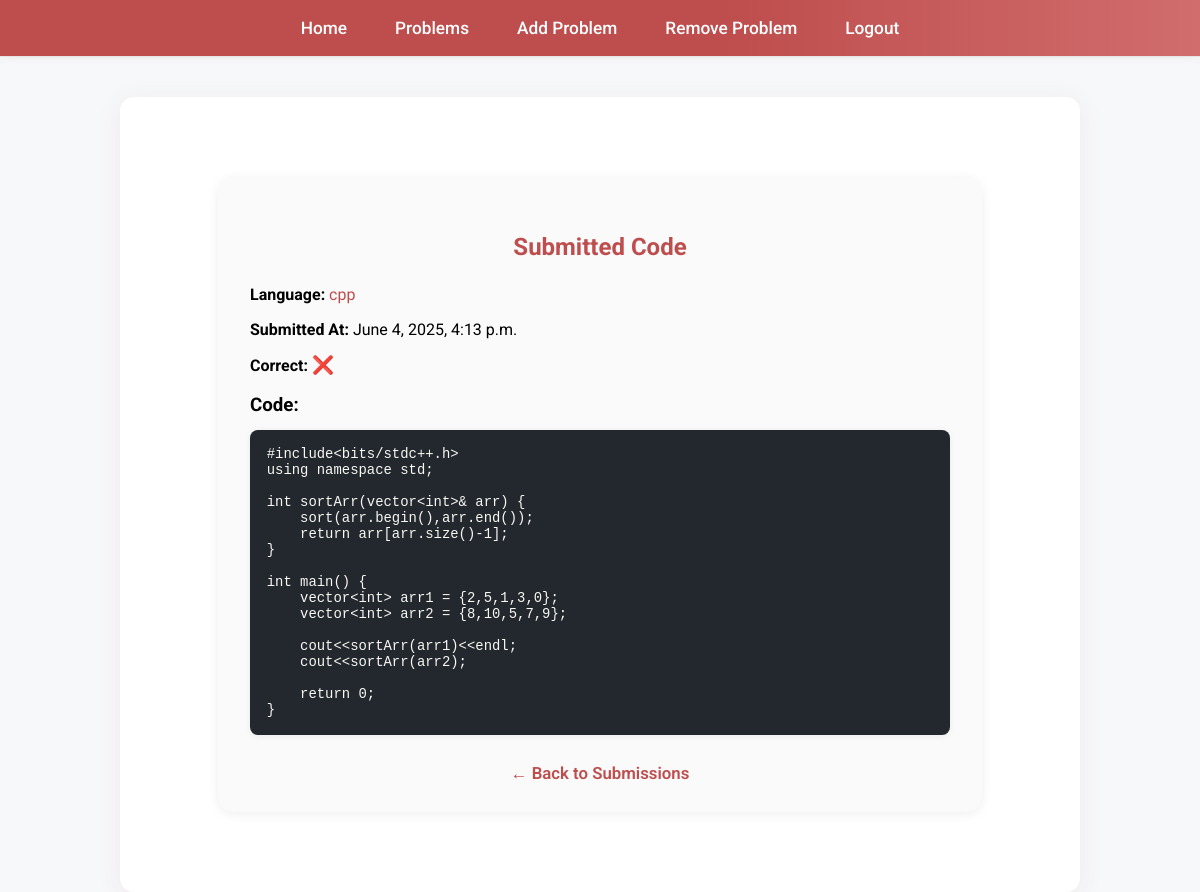
Page /Teachers/Tsubmission/1/ (signed in) on the committed database.
### submit/models.py (models this page shows)
class CodeSubmit(models.Model):
    user = models.ForeignKey(settings.AUTH_USER_MODEL, on_delete=models.CASCADE, related_name='code_submissions')
    problem = models.ForeignKey(Problem, on_delete=models.CASCADE, null=True, blank=True, related_name='submissions')
    language= models.CharField(max_length=50)
    code = models.TextField()
    input = models.TextField(null=True, blank =True)
    output = models.TextField(null = True, blank= True)
    is_correct = models.BooleanField(default=False)
    timestamp = models.DateTimeField(auto_now_add=True)

### Teachers/views.py (the view)
# urls.py: path('Tsubmission/<int:submission_id>/', views.Tview_code_submission, name='Tview_code_submission'),
@login_required
@user_passes_test(is_teacher)
def Tview_code_submission(request, submission_id):
    submission = get_object_or_404(CodeSubmit, pk=submission_id, user=request.user)
    return render(request, 'Tview_code_submission.html', {'submission': submission})

### Teachers/views.py (called while the page is built)
def is_teacher(user):
    return hasattr(user, 'profile') and user.profile.user_type =='teacher'

### Teachers/Templates/Tview_code_submission.html
{% extends "base.html" %}
{% block content %}
<div style="
    max-width: 700px;
    margin: 40px auto;
    background: #fafafa;
    border-radius: 16px;
    box-shadow: 0 2px 12px #eee;
    padding: 36px 32px 28px 32px;
">
    <h2 style="color:#be4d4d; text-align:center; margin-bottom:24px;">
        Submitted Code
    </h2>
    <div style="margin-bottom:18px;">
        <p><strong>Language:</strong> <span style="color:#be4d4d;">{{ submission.language }}</span></p>
        <p><strong>Submitted At:</strong> {{ submission.timestamp }}</p>
        <p>
            <strong>Correct:</strong>
            {% if submission.is_correct %}
                <span style="color:rgb(31, 228, 47); font-size:1.1em;">✅</span>
            {% else %}
                <span style="color:#be4d4d; font-size:1.1em;">❌</span>
            {% endif %}
        </p>
    </div>
    <h3 style="margin-bottom:10px;">Code:</h3>
    <pre style="
        background:#23272e;
        color:#f8f8f2;
        padding: 1.2em;
        border-radius: 8px;
        font-size: 1.07em;
        overflow-x: auto;
        box-shadow: 0 1px 6px #e9e9e9;
        margin-bottom: 28px;
    ">{{ submission.code }}</pre>
    <div style="text-align:center;">
        <a href="{% url 'Tproblem_submissions' submission.problem.pk %}" style="
            color:#be4d4d;
            text-decoration:none;
            font-weight:600;
            font-size:1.05em;
        ">&larr; Back to Submissions</a>
    </div>
</div>
{% endblock %}

### Teachers/Templates/base.html (style rules this page uses)
body { font-family: 'Roboto', Arial, sans-serif; background: #f6f8fa; margin: 0; padding: 0; }

### rows in the picture
CodeSubmit: language "cpp", timestamp "June 4, 2025, 4:13 p.m.", code "#include<bits/stdc++.h> using namespace std; int sortArr(vector<int>& arr) { sort(arr.begin(),arr.end()); return arr[arr.size()-1]; } int main() { vector<int> arr1 = {2,5,1,3,0}; vector<int> arr2 = {8,10,5,7,9}; cout<<sortArr(arr1)<<endl; cout<<sortArr(arr2); return 0; }"
